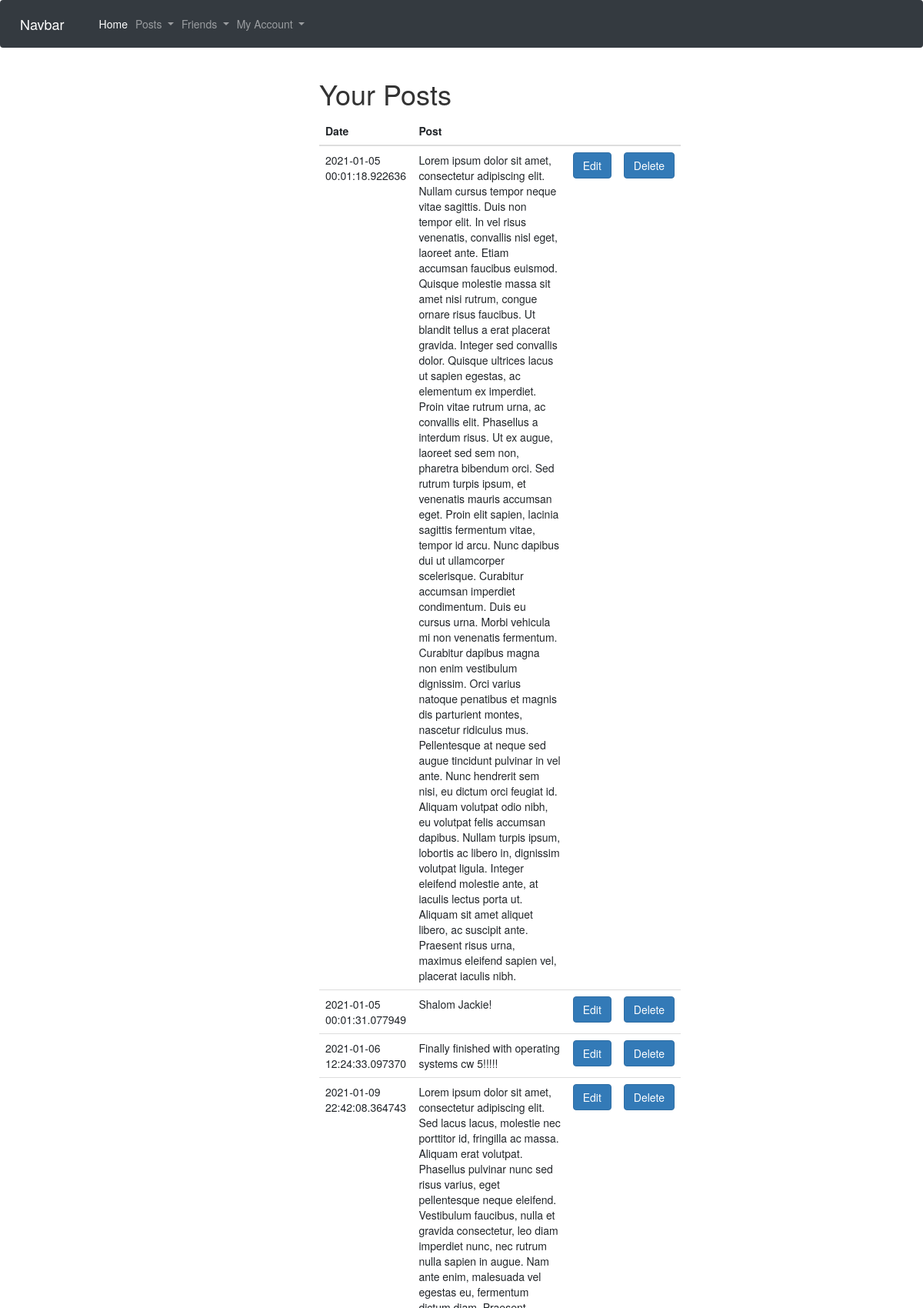
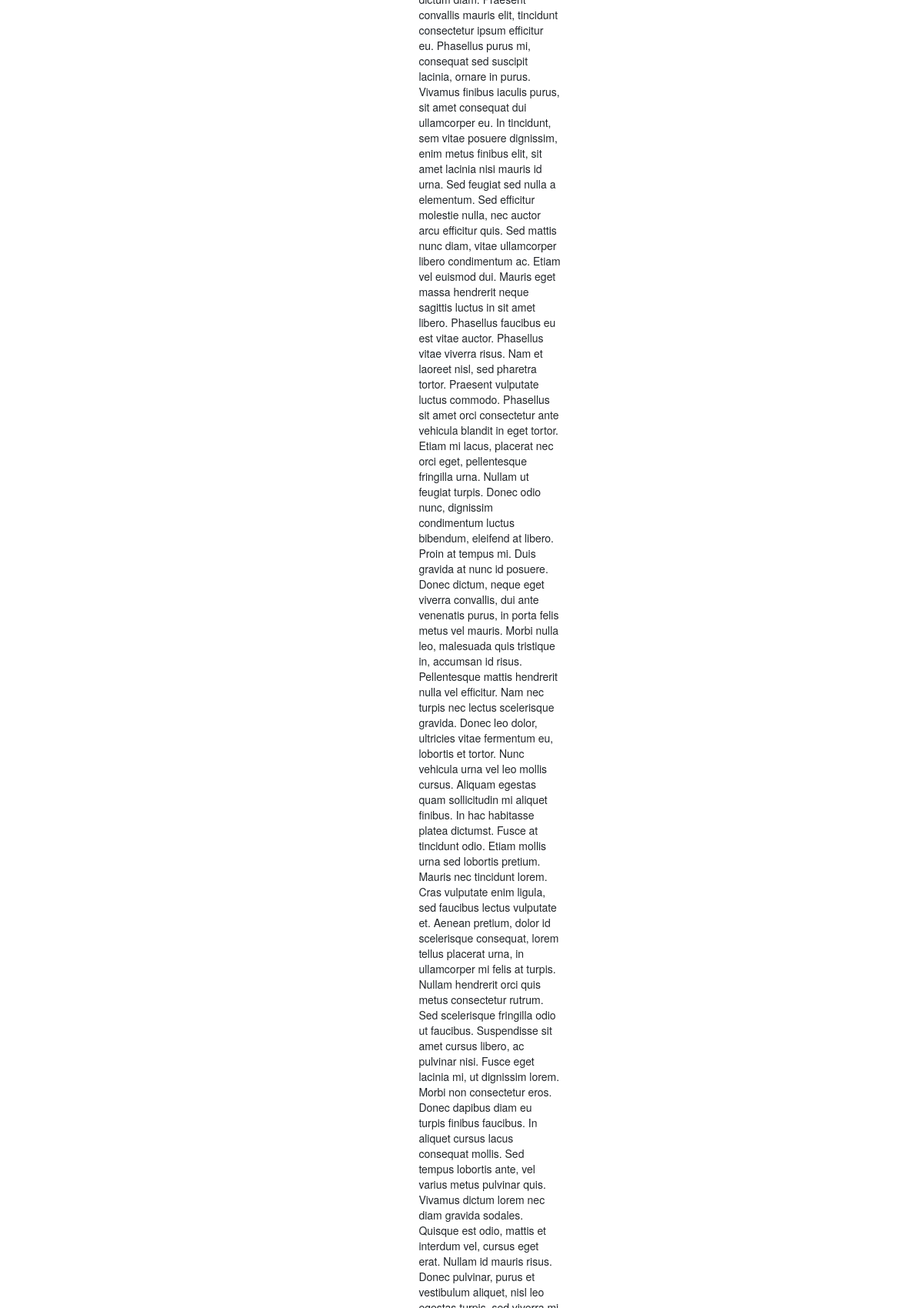
The page /myposts (signed in, upper part) on the database its author committed (2 pictures, top to bottom).
### app/models.py (models this page shows)
class Post(db.Model):
    id = db.Column(db.Integer, primary_key=True)
    content = db.Column(db.String(500))
    date = db.Column(db.DateTime, index=True, default=datetime.utcnow)
    author_id = db.Column(db.Integer, db.ForeignKey('user.id'))

### app/views.py (the view)
@app.route('/myposts', methods=['GET', 'POST'])
@login_required
def myposts():
    posts = Post.query.filter_by(author_id=current_user.id)
    return render_template('myposts.html', title="My Posts", posts=posts)

### app/models.py (called while the page is built)
@login.user_loader
def load_user(id):
    return User.query.get(int(id))

### app/templates/myposts.html
{% extends "base.html" %}
{% block content %}
<h1>Your Posts</h1>
<table class="table">
    <thead>
      <tr>
        <th>Date</th>
        <th>Post</th>
        <th></th>
        <th></th>
      </tr>
    </thead>
    <tbody>
    {% for post in posts %}
    <tr>
      <td>{{post.date}}</td>
      <td>{{post.content}}</td>
      <td><a href="/#"><button type="button" class="btn btn-primary">Edit</button></a></td>
      <td><a href="/delete_post/{{post.id}}"><button type="button" class="btn btn-primary">Delete</button></a></td>
    </tr>
    {% endfor %}
  </tbody>
</table>
{% endblock %}

### rows shown on the page
Post: date "2021-01-05 00:01:18.922636", content "Lorem ipsum dolor sit amet, consectetur adipiscing elit. Nullam cursus tempor neque vitae sagittis. Duis non tempor elit. In vel risus venenatis, convallis nisl eget, laoreet ante. Etiam accumsan faucibus euismod. Quisque molestie massa sit amet nisi rutrum, congue ornare risus faucibus. Ut blandit tellus a erat placerat gravida. Integer sed convallis dolor. Quisque ultrices lacus ut sapien egestas, ac elementum ex imperdiet. Proin vitae rutrum urna, ac convallis elit. Phasellus a interdum risus. Ut ex augue, laoreet sed sem non, pharetra bibendum orci. Sed rutrum turpis ipsum, et venenatis mauris accumsan eget. Proin elit sapien, lacinia sagittis fermentum vitae, tempor id arcu. Nunc…"
Post: date "2021-01-05 00:01:31.077949", content "Shalom Jackie!"
Post: date "2021-01-06 12:24:33.097370", content "Finally finished with operating systems cw 5!!!!!"
Post: date "2021-01-09 22:42:08.364743"
